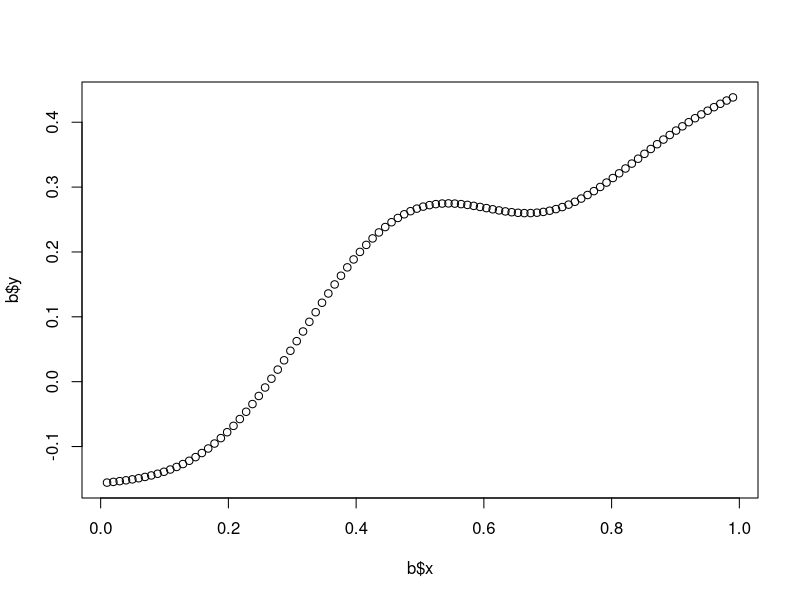

Recreate this plot in R.
set.seed(1234)
ti<-function(t){((2*t)-1)/100}
t<-sapply(1:50,ti)
mui<-function(t){t+0.5*exp(-50*(t-0.5)^2)}
mu<-sapply(t,mui)
e<-rnorm(50,0,0.5)
y<-(mu*t)+e
testDS<-as.data.frame(cbind(t,y))
b<-ksmooth(testDS$t,testDS$y,kernel="normal",bandwidth=0.35)
plot(b$x,b$y,lty=2,add=T)